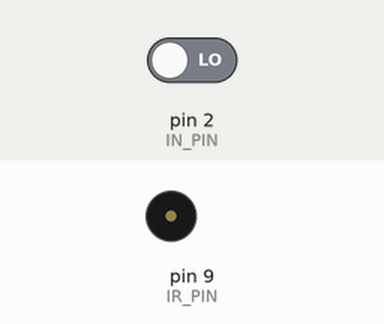
Simulated run of this sketch. Board: Arduino Uno, built with avr-gcc and run on an emulated ATmega328P. Shown: buzzer (waves = sounding). The inputs (shaded band) are chosen by the test bench; at power-on: pin 2 (IN_PIN) LOW.

Above: at 1.2 s.
1.3 s: pin 2 (IN_PIN) driven HIGH
At 2.4 s:
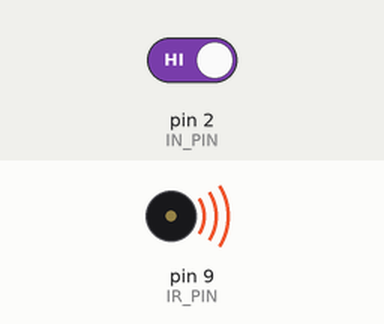
Timing chart, 0 to 4.3 s (numbered marks = the images above; inputs shaded):
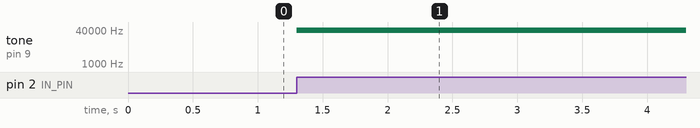

The sketch:

IR_PRO_MINI.ino
```cpp
#define FREQ 38000
#define IN_PIN 2
#define IR_PIN 9


void setup() {
  pinMode(IN_PIN,INPUT);
  pinMode(IR_PIN,OUTPUT);
}

void loop() {
  if(digitalRead(IN_PIN))
  {
    tone(IR_PIN,FREQ,20);
    delay(20);
  }
}
```

Measured:
- after the input at 1.3 s, tone on pin 9 (IR_PIN): silent → 38000 Hz at once
